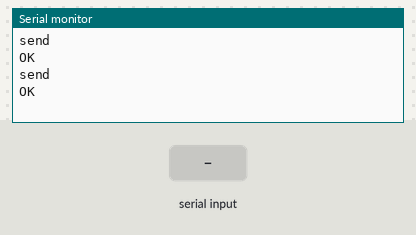
Simulated run of this sketch. Board: Arduino Uno, built with avr-gcc and run on an emulated ATmega328P. On the bench: the last lines printed to the serial monitor. Inputs (shaded band) come from the test bench. The modem accepts every AT command (registered, SIM ready, sends succeed) and sends nothing else.

Above: at 16.9 s.
17.0 s: "1" received over the second serial link
At 24.7 s:
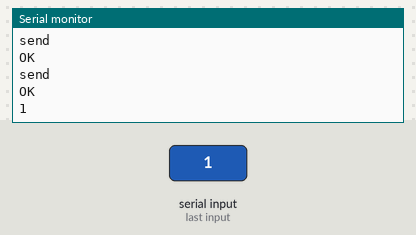
25.6 s: "0" received over the second serial link
31.6 s: "2" received over the second serial link
At 32.9 s:
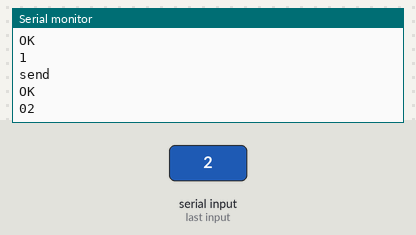

The sketch:

final_Master.ino
```cpp
#include <SoftwareSerial.h>
SoftwareSerial LoraMaster(8, 3);// RX | TX
void setup() {
  // put your setup code here, to run once:
  Serial.begin(9600);
  Serial.setTimeout(500);
  LoraMaster.begin(19200);
  LoraMaster.setTimeout(500);
  receive_data();
}
void loop() {
}
void receive_data() {
  // put your main code here, to run repeatedly:
  String rxData;
  char rxByte, state = 0;
  while (1) {

    String rxData;
    char rxByte, state = 0;
    int strlength = 0;
    LoraMaster.listen();
    delay(50);
    LoraMaster.println("AT+SEND=0,5,00");
    delay(8000);
    if (LoraMaster.available()) {//receive second
      rxData = CollectData();//接收pH回傳的資料
      Serial.println("send");
      Serial.println(rxData);
      strlength = rxData.length();
    }
    if (strlength > 130)
      break;
  }
}
String CollectData() {//蒐集資料
  String rxData;
  char rxByte;
  while (LoraMaster.available()) {//當有資料時進行動作
    rxByte = LoraMaster.read();//讀取1byte放入rxByte
    rxData += rxByte;//將每個byte合起來
  }
  //  Serial.println(rxData);
  return rxData;//回傳收到的資料
}
```

Measured:
- after the input at 17.0 s, the serial monitor: prints a new line after 7.2 s (image 1)
- after the input at 31.6 s, the serial monitor: prints a new line after 0.65 s (image 2)
